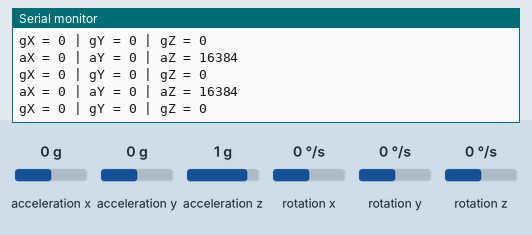
Bench run of a sketch on a simulated Arduino Uno, built with avr-gcc and run on an emulated ATmega328P. Parts: the last lines printed to the serial monitor. Inputs (shaded band) come from the test bench; at power-on: acceleration x 0 g, acceleration y 0 g, acceleration z 1 g, rotation x 0 °/s, rotation y 0 °/s, rotation z 0 °/s.

Above: at 1.2 s.
1.3 s: acceleration x set to -1.4 g
At 1.86 s:
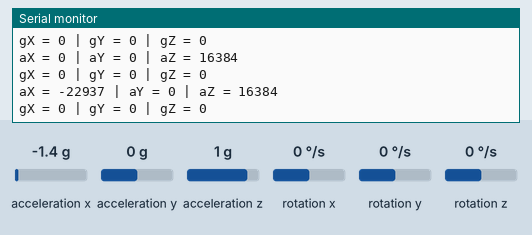
2.8 s: acceleration y set to -1.4 g
At 3.38 s:
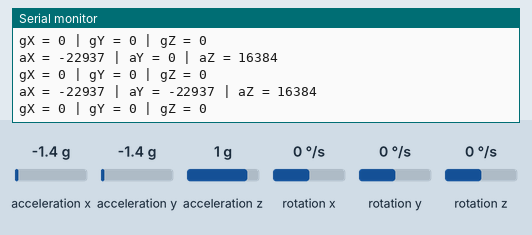
4.3 s: acceleration z set to -1.4 g
At 4.9 s:
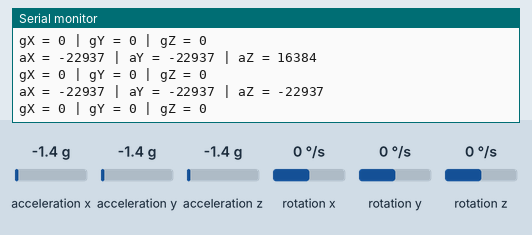
5.8 s: rotation x set to -192 °/s
At 6.42 s:
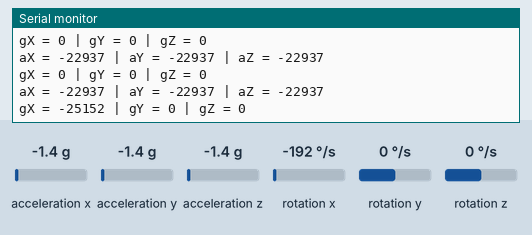
7.3 s: rotation y set to -192 °/s
At 7.44 s:
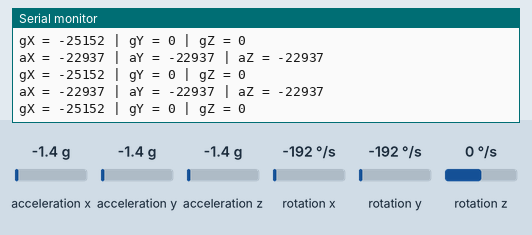
8.8 s: rotation z set to -192 °/s
At 8.99 s:
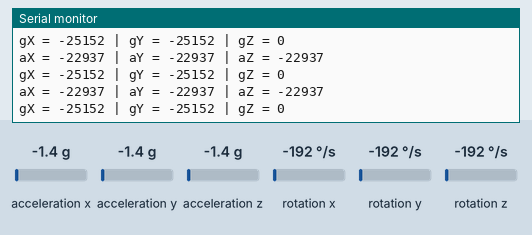

Measured:
- after the input at 1.3 s, the serial monitor: prints a new line after 0.24 s (image 1)
- after the input at 2.8 s, the serial monitor: prints a new line after 0.25 s (image 2)
- after the input at 4.3 s, the serial monitor: prints a new line after 0.27 s (image 3)
- after the input at 5.8 s, the serial monitor: prints a new line after 0.33 s (image 4)

The sketch:

MPU6050_reader.ino
```cpp
#include <Wire.h>
#include <MPU6050.h>

MPU6050 mpu;

void setup() {

  Serial.begin(9600);
  Wire.begin();
  mpu.initialize();

  if (mpu.testConnection()) {
    Serial.println("MPU6050 connection successful");
  } else {
    Serial.println("MPU6050 connection failed");
  }

}

void loop() {

 int16_t ax, ay, az;
 int16_t gx, gy, gz;

 mpu.getMotion6(&ax, &ay, &az, &gx, &gy, &gz);

 Serial.print("aX = "); Serial.print(ax);
 Serial.print(" | aY = "); Serial.print(ay);
 Serial.print(" | aZ = "); Serial.println(az);

 Serial.print("gX = "); Serial.print(gx);
 Serial.print(" | gY = "); Serial.print(gy);
 Serial.print(" | gZ = "); Serial.println(gz);

 delay(500);

}
```
